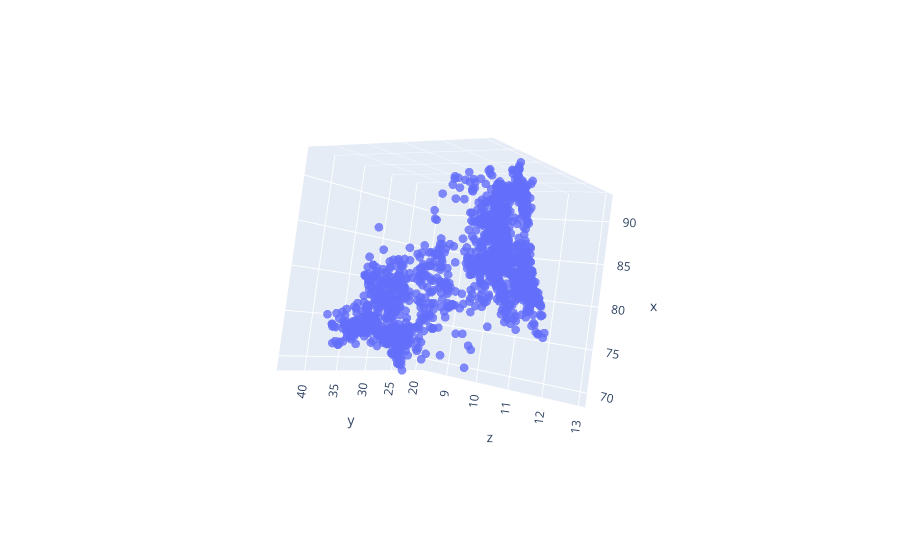

Notebook code for this chart:
### Code cell
import plotly.graph_objects as go

fig = go.Figure(data = [go.Scatter3d(
    x = df["eturb_m1_steam_flow_in"],
    y = df["eturb_m1_steam_flow_side"],
    z = df["eturb_m1_electricity_generation"],
    mode = 'markers',
    marker = dict(
        size = 3,
        # color=z,                # set color to an array/list of desired values
        # colorscale='Viridis',   # choose a colorscale
        opacity = 0.8
    )
)])

# tight layout
fig.update_layout(margin=dict(l=0, r=0, b=0, t=0))
fig.show()

### Figure 1 — Plotly figure (JSON) as saved in the notebook; plotly's stock layout.template omitted (floating-point values rounded to 4 significant figures; data arrays with more than 128 entries replaced by an {"elided": "..."} marker saying what was removed)
{"data": [{"marker": {"opacity": 0.8, "size": 3}, "mode": "markers", "type": "scatter3d", "x": {"elided": "1440 float values"}, "y": {"elided": "1440 float values"}, "z": {"elided": "1440 float values"}}], "layout": {"autosize": true, "margin": {"b": 0, "l": 0, "r": 0, "t": 0}, "scene": {"aspectmode": "auto", "aspectratio": {"x": 1, "y": 1, "z": 1}, "camera": {"center": {"x": 0, "y": 0, "z": 0}, "eye": {"x": -0.07375, "y": 2.412, "z": 1.899}, "projection": {"type": "perspective"}, "up": {"x": 0.9906, "y": 0.1021, "z": -0.09124}}}}}
